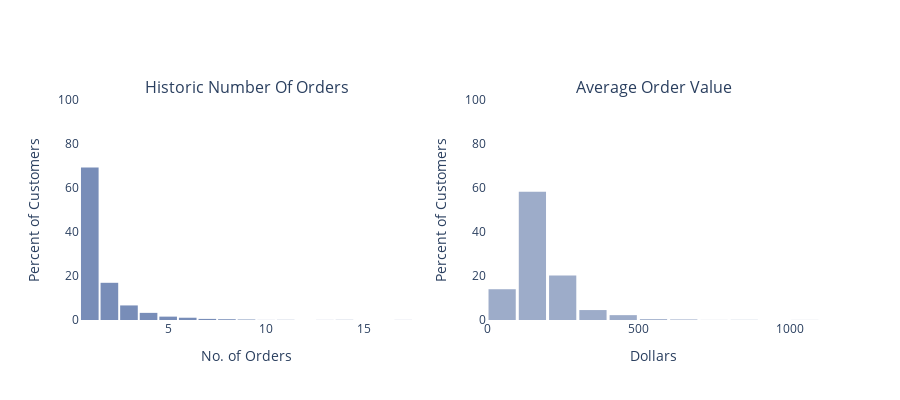

Notebook code for this chart:
### Markdown cell above
### First, I generated frequency distributions to show the percentages of customers by **Historic Number Of Orders** and **Average Order Value**.

### Code cell
fig = make_subplots(rows=1, cols=2,
                   subplot_titles=("Historic Number Of Orders", "Average Order Value"))

fig.add_trace(
    go.Histogram(x=df['Historic Number Of Orders'], 
                 histnorm='percent', marker_color='#3F5E9B',
                opacity=0.7),
    row=1, col=1
)

fig.add_trace(
    go.Histogram(x=df['Average Order Value'], histnorm='percent', 
                 nbinsx=20, 
                 marker_color='#758AB3',
                opacity=0.7),
    row=1, col=2
)

fig.update_layout(height=400, width=900, 
                  bargap=0.1, plot_bgcolor='white',
                  yaxis1_range=[0,100], 
                  yaxis2_range=[0,100],
                  showlegend=False
#                   title_text=""
                 )

fig.update_yaxes(title_text="Percent of Customers", row=1, col=1)
fig.update_yaxes(title_text="Percent of Customers", row=1, col=2)
fig.update_xaxes(title_text="No. of Orders", row=1, col=1)
fig.update_xaxes(title_text="Dollars", row=1, col=2)

fig.show()

### Figure 1 — Plotly figure (JSON) as saved in the notebook; plotly's stock layout.template omitted (floating-point values rounded to 4 significant figures; data arrays with more than 128 entries replaced by an {"elided": "..."} marker saying what was removed)
{"data": [{"histnorm": "percent", "marker": {"color": "#3F5E9B"}, "opacity": 0.7, "type": "histogram", "x": {"elided": "2809 int values"}, "xaxis": "x", "yaxis": "y"}, {"histnorm": "percent", "marker": {"color": "#758AB3"}, "nbinsx": 20, "opacity": 0.7, "type": "histogram", "x": {"elided": "2809 float values"}, "xaxis": "x2", "yaxis": "y2"}], "layout": {"annotations": [{"font": {"size": 16}, "showarrow": false, "text": "Historic Number Of Orders", "x": 0.225, "xanchor": "center", "xref": "paper", "y": 1, "yanchor": "bottom", "yref": "paper"}, {"font": {"size": 16}, "showarrow": false, "text": "Average Order Value", "x": 0.775, "xanchor": "center", "xref": "paper", "y": 1, "yanchor": "bottom", "yref": "paper"}], "bargap": 0.1, "height": 400, "plot_bgcolor": "white", "showlegend": false, "width": 900, "xaxis": {"anchor": "y", "domain": [0, 0.45], "title": {"text": "No. of Orders"}}, "xaxis2": {"anchor": "y2", "domain": [0.55, 1], "title": {"text": "Dollars"}}, "yaxis": {"anchor": "x", "domain": [0, 1], "range": [0, 100], "title": {"text": "Percent of Customers"}}, "yaxis2": {"anchor": "x2", "domain": [0, 1], "range": [0, 100], "title": {"text": "Percent of Customers"}}}}
